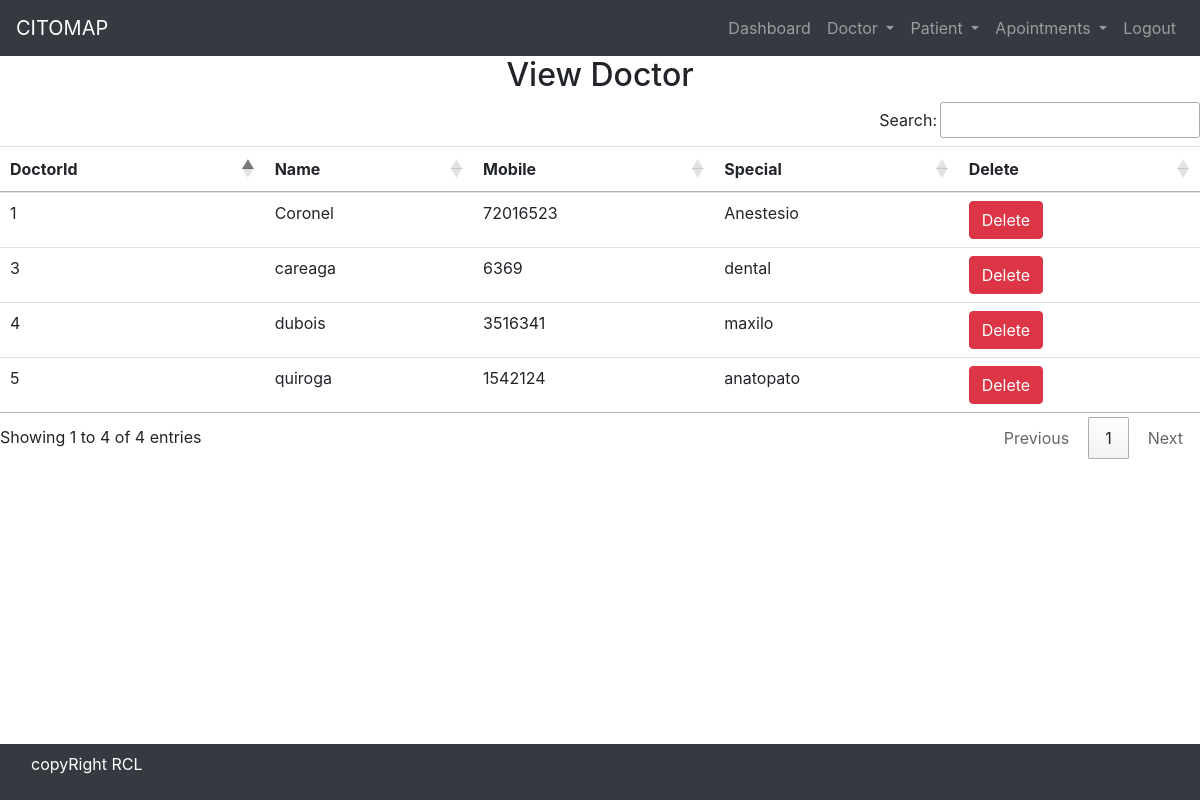
/view_doctor/ (signed in), run on the app's committed database.
### hospital/models.py (models this page shows)
class Doctor(models.Model):
    Name = models.CharField(max_length=50)
    mobile = models.IntegerField()
    special = models.CharField(max_length=50)

### hospital/views.py (the view)
# urls.py: path('view_doctor/', View_Doctor, name='view_doctor'),
def View_Doctor(request):
    if not request.user.is_staff:
        return redirect('login')
    doc = Doctor.objects.all()
    d = {'doc': doc}
    return render(request, 'view_doctor.html',d)

### hospital/templates/view_doctor.html
{% include 'base.html' %} {% include 'navigation.html' %} {% block content %}
<div>
  <h2 class="text-center">View Doctor</h2>
  <table id="example" class="table table-hover">
    <thead>
      <tr>
        <th>DoctorId</th>
        <th>Name</th>
        <th>Mobile</th>
        <th>Special</th>
        <th>Delete</th>
      </tr>
    </thead>
    <body>
      {% for i in doc%}
      <tr>
        <td>{{i.id}}</td>
        <td>{{i.Name}}</td>
        <td>{{i.mobile}}</td>
        <td>{{i.special}}</td>
        <td>
          <a
            href="{% url 'delete_doctor' i.id %}"
            onclick="return confirm('Are you sure you want to delete')"
            class="btn btn-danger"
          >
            Delete
          </a>
        </td>
      </tr>
      {% endfor%}
    </body>
  </table>
</div>
{% endblock content%} {% include 'footer.html'%}

### hospital/static/css/mystyle.css (style rules this page uses)
* { margin: 0; padding: 0; }

### data on the page
Doctor: id "1", Name "Coronel", mobile "72016523", special "Anestesio"
Doctor: id "3", Name "careaga", mobile "6369", special "dental"
Doctor: id "4", Name "dubois", mobile "3516341", special "maxilo"
Doctor: id "5", Name "quiroga", mobile "1542124", special "anatopato"
